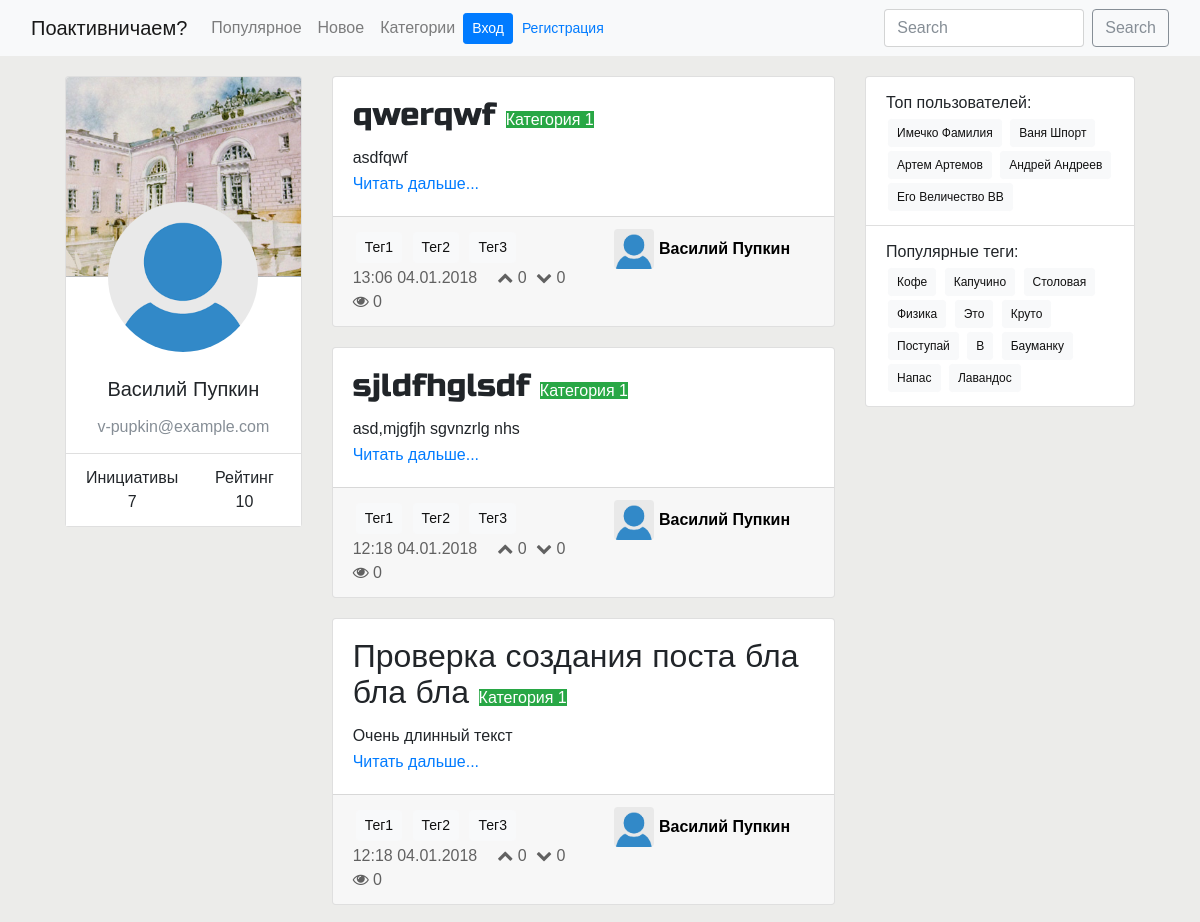
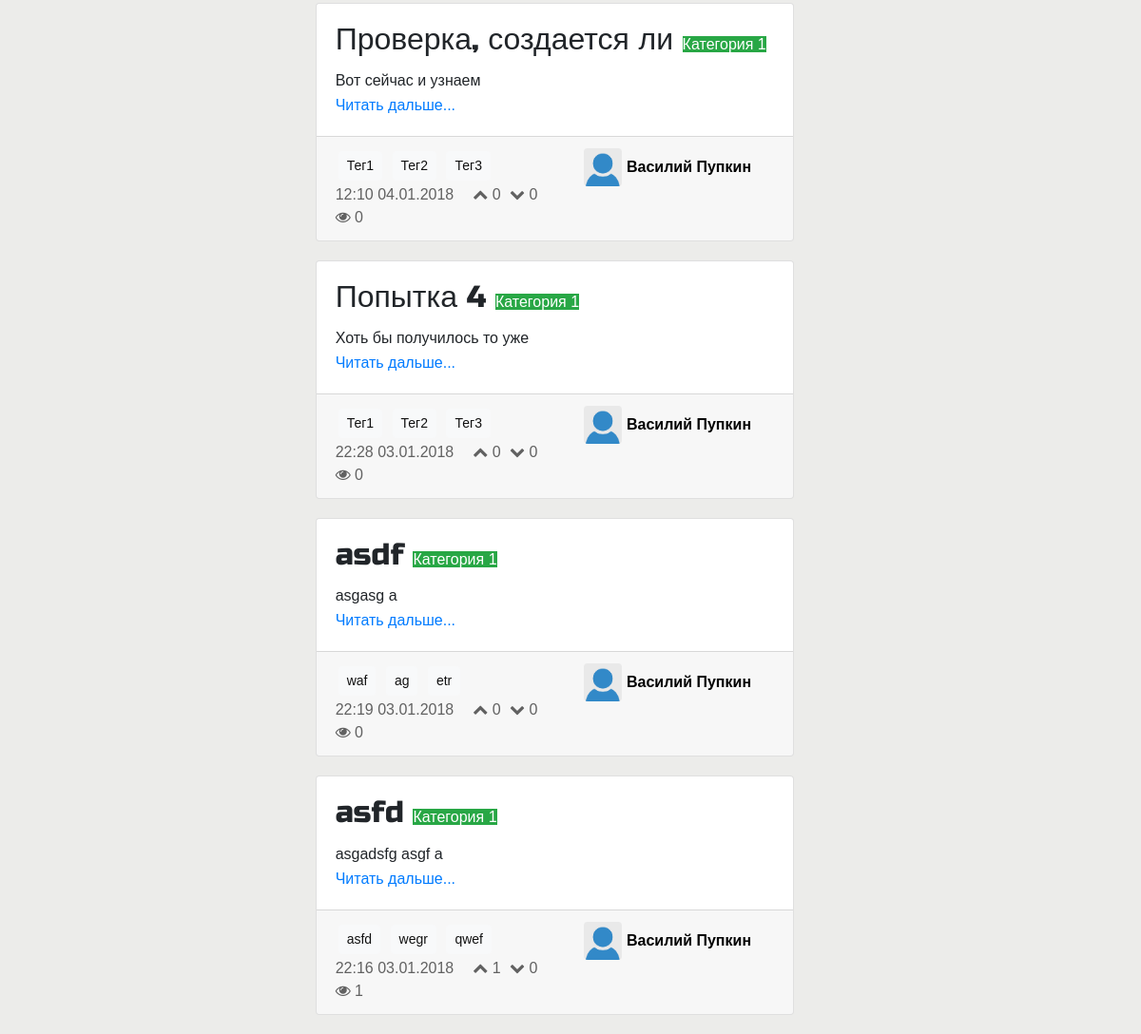
Page /userprofile/1/ on the committed database (2 pictures, top to bottom).
### userprofile/models.py (models this page shows, shortened)
class UserProfile(models.Model):
    user = models.OneToOneField(User, on_delete=models.CASCADE)
    rating = models.IntegerField(default=0)
    about = models.TextField(blank=True)
    def get_absolute_url(self):
        return reverse('userprofile:userpage', kwargs={'pk': self.pk})

### post/models.py (models this page shows, shortened)
class Post(models.Model):
    class Meta:
        ordering = ['-pub_date']
    title = models.CharField(max_length=250)
    text = models.TextField()
    pub_date = models.DateTimeField(auto_now_add=True)
    like_dislike = models.ManyToManyField(UserProfile, through='LikeDislike')
    views = models.IntegerField(default=0)
    category = models.ForeignKey(Category, on_delete=models.CASCADE)
    tag = models.ManyToManyField(Tag)
    author = models.ForeignKey(UserProfile, on_delete=models.CASCADE, blank=True, related_name='own_posts')
    deleted = models.BooleanField(default=False)
    edited = models.BooleanField(default=False)
    posts = model_managers.PostManager()
    def get_absolute_url(self):
        return reverse('post:detail', kwargs={'pk': self.pk})
    def get_likes_count(self):
        return len(self.like_dislike.all().filter(likedislike__vote=settings.LIKE))
    def get_dislikes_count(self):
        return len(self.like_dislike.all().filter(likedislike__vote=settings.DISLIKE))

### category/models.py (models this page shows, shortened)
class Category(models.Model):
    label = models.CharField(unique=True, max_length=30)
    description = models.TextField()

### tag/models.py (models this page shows, shortened)
class Tag(models.Model):
    label = models.CharField(max_length=30, unique=True)

### userprofile/views.py (the view)
# urls.py: url(r'^(?P<pk>\d+)/', views.UserPageDetail.as_view(), name='userpage'),
class UserPageDetail(SingleObjectMixin, ListView):
    model = UserProfile
    template_name = 'userprofile/userpage.html'
    paginate_by = 10
    def get(self, request, *args, **kwargs):
        self.object = self.get_object(queryset=UserProfile.objects.all())
        return super(UserPageDetail, self).get(request, *args, **kwargs)
    def get_context_data(self, **kwargs):
        context = super(UserPageDetail, self).get_context_data(**kwargs)
        context['pag_options'] = ListPost.set_paginator_options(context)
        context['userprofile'] = self.object
        return context
    def get_queryset(self):
        return Post.posts.get_queryset_by_author(self.object.pk)

### bauchange/context.py (called while the page is built)
def current_userprofile(request):
    if hasattr(request, 'user') and request.user.is_authenticated():
        try:
            userprofile = UserProfile.objects.get(user=request.user)
        except:
            userprofile = None
    else:
        userprofile = None
    return {
        'context_userprofile': userprofile
    }

def menu_buttons(request):
    buttons = [
        {
            'label': _('Популярное'),
            'url': reverse_lazy('post:list')
        },
        {
            'label': _('Новое'),
            'url': reverse_lazy('post:list')
        },
        {
            'label': _('Категории'),
            'url': reverse_lazy('category:all-categories')
        },
    ]
    return {
        'context_menu_buttons': buttons
    }

### post/model_managers.py (called while the page is built)
    def get_queryset(self):
        return super(PostManager, self).get_queryset()

    def get_queryset_by_author(self, author):
        return self.get_queryset().filter(author=author)

### post/views.py (called while the page is built)
    def set_paginator_options(context):
        first_index = max(context['page_obj'].number - 2, 1)
        last_index = min(first_index + 4, context['paginator'].num_pages)
        first_index = max(1, last_index - 4)
        return {
            'first': first_index,
            'last': last_index
        }

### userprofile/templates/userprofile/userpage.html
{% extends "base.html" %}
{% block content %}
    <div class="row justify-content-center">
        <div class="userpage-left-side col-lg-4 col-md-12 ">
            {% include "userprofile/userpage/usercard.html" %}
        </div>
        <div class="col">
            {% include "post/list.html" with posts_list=object_list %}
        </div>
    </div>
{% endblock %}

### userprofile/templates/userprofile/userpage/usercard.html (shortened to what this page needs)
<div class="card text-center userpage-card">
    <div class="card-header userpage-user-bg"></div>
    <div class="userpage-photo-container">
        <div class="userpage-photo-sq">
            <img class="rounded-circle userpage-photo" src="/upload/img/user_empty.png">
        </div>
    </div>
    <div class="card-body userpage-user-info">
        <ul class="list-group list-group-flush">
            <li class="list-group-item">
                <h5 class="card-title">{{ userprofile.user.first_name }} {{ userprofile.user.last_name }}</h5>
                <p class="card-text text-secondary">{{ userprofile.user.email }}</p>
            </li>
            <li class="list-group-item">
                <div class="row">
                    <div class = "col">
                        <div class="">Инициативы</div>
                        <div class="">{{ object_list.count }}</div>
                    </div>
                    <div class = "col">
                        <div class="">Рейтинг</div>
                        <div class="">{{ userprofile.rating }}</div>
                    </div>
                </div>
            </li>
        </ul>
    </div>
</div>

### post/templates/post/list-includes/short-post-item.html
<div class="post-mini card">
    {% include "post/list-includes/short-post-body.html" %}
    {% include "post/list-includes/short-post-footer.html" %}
</div>

### post/templates/post/list-includes/short-post-body.html
<div class="card-body">
    <h2 class="card-title">
        {{ post.title }}
        <a href="{% url 'category:posts-by-category' pk=post.category.id %}">
            <span class="post-category-mini badge-success">
                {{ post.category.label }}
            </span>
        </a>
    </h2>
    <p class="card-text">
        {{ post.text|truncatewords:80 }}
    </p>
    <a href="{{ post.get_absolute_url }}" class="card-link">Читать дальше...</a>
</div>

### post/templates/post/list-includes/short-post-footer.html
<div class="card-footer">
    <div class="row">
        <div class="post-info meta col">
            {% include "post/list-includes/short-post-tags.html" with tags=post.tag %}
            <div class="post-statistics-mini card-text">
                <span class="pub-date-mini float-left">{{ post.pub_date|date:"H:i d.m.Y" }}</span>
                <ul class="list-inline">
                    <li class="list-inline-item"><i class="fa fa-chevron-up" aria-hidden="true"></i> {{ post.get_likes_count }}</li>
                    <li class="list-inline-item"><i class="fa fa-chevron-down" aria-hidden="true"></i> {{ post.get_dislikes_count }}</li>
                    <li class="list-inline-item"><i class="fa fa-eye" aria-hidden="true"></i> {{ post.views }}</li>
                </ul>
            </div>
        </div>
        <a class="author-info-mini col-md-auto col-sm-auto row float-right" href="{{ post.author.get_absolute_url }}">
            <img src="/upload/img/user_empty.png" class="author-photo-mini rounded float-left">
            <h4 class="author-name-mini">{{ post.author.user.first_name}} {{ post.author.user.last_name}}</h4>
        </a>
    </div>
</div>

### post/templates/post/list-includes/short-post-tags.html
<div class="post-tags-mini">
    {% for tag_item in tags.all %}
        <a href="{% url "tag:posts-by-tag" pk=tag_item.id %}" class="tag btn btn-light btn-sm">{{ tag_item.label }}</a>
    {% endfor %}
</div>

### static/css/base.css (style rules this page uses)
body, html { background-color: #ECECEA; font-family: 'Ubuntu', sans-serif; font-size: 16px; }
h1, h2, h3, h4, h5, h6 { font-family: 'Russo One', sans-serif; margin: 0; }
a, a:hover, a:visited { text-decoration-line: none; }
p { font-family: 'Ubuntu', sans-serif; font-size: 16px; line-height: 28px; margin-bottom: 0px; }
.meta { color: #616161; }
.tag, .user-popular { margin: 3px; }
.list-inline { margin-bottom: 0px; }
.post-mini { margin-bottom: 20px; }
.post-category-mini { font-family: 'Ubuntu', sans-serif; font-size: 16px; }
.post-statistics-mini { margin: 0; padding: 0; opacity: 1; }
.author-info-mini { display: block; width: 250px; height: 40px; color: black; font-size: 14px; }
.author-photo-mini { float: left; margin: 5px; margin-top: 0px; width: 40px; height: 40px; }
.pub-date-mini { margin-right: 20px; }
.author-name-mini { font-family: 'Ubuntu', sans-serif; font-weight: 700; font-size: 16px; margin-right: 20px; line-height: 40px; }
.userpage-left-side { min-width: 250px; }
.userpage-user-bg { background: url("/upload/img/user_bg.jpg"); background-size: cover; background-position: center; }
.userpage-user-bg { height: 200px; }
.userpage-photo-container { position: absolute; top: 125px; width: 100%; text-align: center; }
.userpage-photo-sq { margin-left: auto; margin-right: auto; width: 150px; height: 150px; }
.userpage-photo { width: 150px; height: 150px; }
.userpage-user-info { padding: 90px 0 0 0; }

### rows in the picture
UserProfile: user.first_name "Василий", user.last_name "Пупкин", user.email "v-pupkin@example.com", rating "10"
Post: title "qwerqwf", category.label "Категория 1", text "asdfqwf", pub_date "13:06 04.01.2018", get_likes_count "0", get_dislikes_count "0", views "0", author.user.first_name "Василий", author.user.last_name "Пупкин"
Tag: label "Тег1"
Tag: label "Тег2"
Tag: label "Тег3"
Post: title "sjldfhglsdf", category.label "Категория 1", text "asd,mjgfjh sgvnzrlg nhs", pub_date "12:18 04.01.2018", get_likes_count "0", get_dislikes_count "0", views "0", author.user.first_name "Василий", author.user.last_name "Пупкин"
Post: title "Проверка создания поста бла бла бла", category.label "Категория 1", text "Очень длинный текст", pub_date "12:18 04.01.2018", get_likes_count "0", get_dislikes_count "0", views "0", author.user.first_name "Василий", author.user.last_name "Пупкин"
Post: title "Проверка, создается ли", category.label "Категория 1", text "Вот сейчас и узнаем", pub_date "12:10 04.01.2018", get_likes_count "0", get_dislikes_count "0", views "0", author.user.first_name "Василий", author.user.last_name "Пупкин"
Post: title "Попытка 4", category.label "Категория 1", text "Хоть бы получилось то уже", pub_date "22:28 03.01.2018", get_likes_count "0", get_dislikes_count "0", views "0", author.user.first_name "Василий", author.user.last_name "Пупкин"
Post: title "asdf", category.label "Категория 1", text "asgasg a", pub_date "22:19 03.01.2018", get_likes_count "0", get_dislikes_count "0", views "0", author.user.first_name "Василий", author.user.last_name "Пупкин"
Tag: label "waf"
Tag: label "ag"
Tag: label "etr"
Post: title "asfd", category.label "Категория 1", text "asgadsfg asgf a", pub_date "22:16 03.01.2018", get_likes_count "1", get_dislikes_count "0", views "1", author.user.first_name "Василий", author.user.last_name "Пупкин"
Tag: label "asfd"
Tag: label "wegr"
Tag: label "qwef"

### other values in the picture
{{ button.label }} "Популярное" "Новое" "Категории"
{{ object_list.count }} "7"
